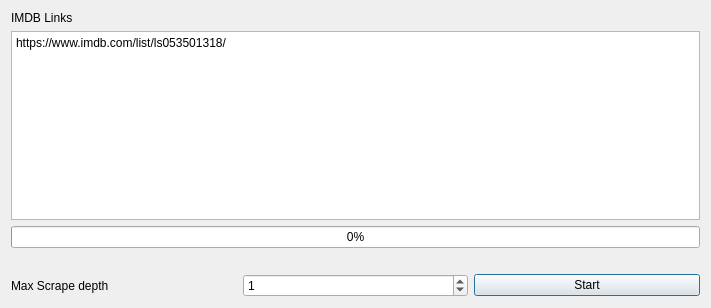
<?xml version="1.0" encoding="UTF-8"?>
<ui version="4.0">
 <class>ScrapeDialog</class>
 <widget class="QDialog" name="ScrapeDialog">
  <property name="windowModality">
   <enum>Qt::WindowModal</enum>
  </property>
  <property name="geometry">
   <rect>
    <x>0</x>
    <y>0</y>
    <width>711</width>
    <height>308</height>
   </rect>
  </property>
  <property name="sizePolicy">
   <sizepolicy hsizetype="Fixed" vsizetype="Fixed">
    <horstretch>0</horstretch>
    <verstretch>0</verstretch>
   </sizepolicy>
  </property>
  <property name="windowTitle">
   <string>Dialog</string>
  </property>
  <property name="modal">
   <bool>true</bool>
  </property>
  <layout class="QGridLayout" name="gridLayout_3">
   <item row="0" column="0">
    <layout class="QVBoxLayout" name="verticalLayout">
     <item>
      <widget class="QLabel" name="label">
       <property name="text">
        <string>IMDB Links</string>
       </property>
      </widget>
     </item>
     <item>
      <widget class="QPlainTextEdit" name="plainTextEdit">
       <property name="plainText">
        <string>https://www.imdb.com/list/ls053501318/
</string>
       </property>
      </widget>
     </item>
     <item>
      <widget class="QProgressBar" name="progressBar">
       <property name="enabled">
        <bool>true</bool>
       </property>
       <property name="value">
        <number>0</number>
       </property>
       <property name="textVisible">
        <bool>true</bool>
       </property>
       <property name="format">
        <string notr="true">%p%</string>
       </property>
      </widget>
     </item>
     <item>
      <widget class="QLabel" name="label_progress">
       <property name="layoutDirection">
        <enum>Qt::LeftToRight</enum>
       </property>
       <property name="text">
        <string/>
       </property>
       <property name="alignment">
        <set>Qt::AlignLeading|Qt::AlignLeft|Qt::AlignVCenter</set>
       </property>
      </widget>
     </item>
     <item>
      <layout class="QGridLayout" name="gridLayout_2">
       <item row="1" column="1">
        <widget class="QSpinBox" name="spinBox_max_scrape_depth">
         <property name="value">
          <number>1</number>
         </property>
        </widget>
       </item>
       <item row="1" column="0">
        <widget class="QLabel" name="label_2">
         <property name="text">
          <string>Max Scrape depth</string>
         </property>
        </widget>
       </item>
       <item row="1" column="2">
        <widget class="QPushButton" name="pushButton_begin">
         <property name="text">
          <string>Start</string>
         </property>
        </widget>
       </item>
      </layout>
     </item>
    </layout>
   </item>
  </layout>
 </widget>
 <resources/>
 <connections/>
</ui>
